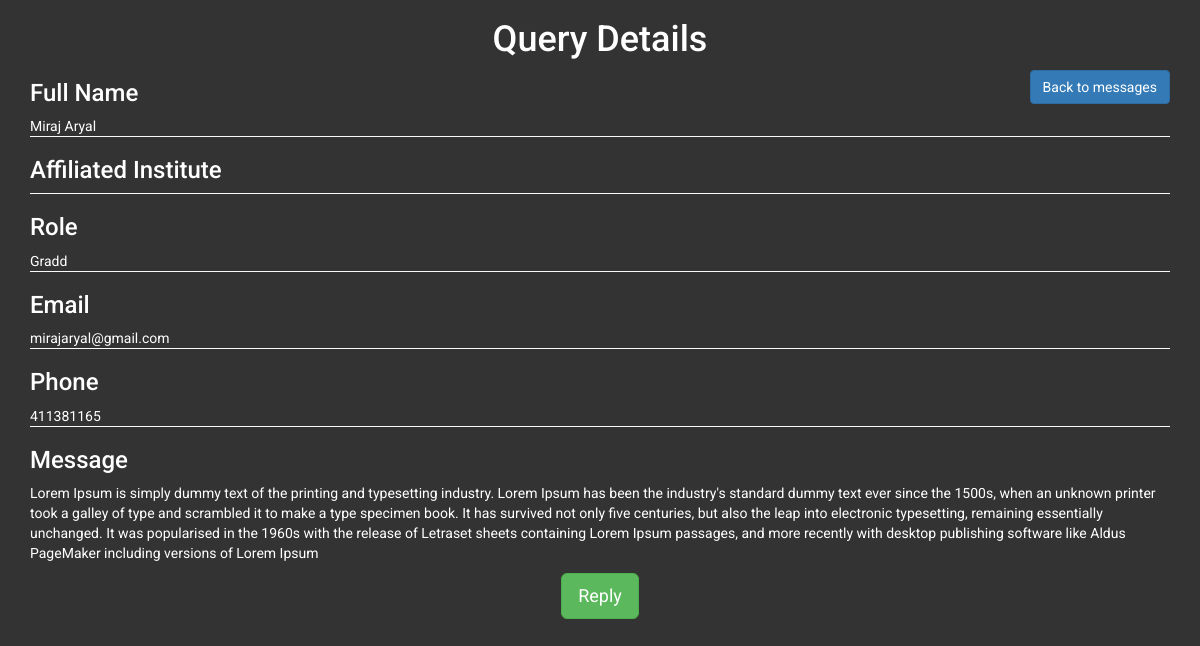
The app's page /details.php?&id=1 with its own data.
### tables this page shows
CREATE TABLE IF NOT EXISTS `contact_q` (
  `fname` text NOT NULL,
  `lname` text NOT NULL,
  `email` varchar(500) NOT NULL,
  `phone` varchar(20) NOT NULL,
  `institute` text NOT NULL,
  `role` text NOT NULL,
  `message` text NOT NULL,
  `active` int(11) DEFAULT NULL,
  `id` int(11) NOT NULL
);

### details.php (the view, shortened to what this page needs)
<?php
require 'functions/connect.php';
?>
<!DOCTYPE html>
<html>
    <head>
        <link rel="stylesheet" type="text/css" href="css/style.css">
        <link rel="stylesheet" href="https://maxcdn.bootstrapcdn.com/bootstrap/3.3.7/css/bootstrap.min.css">
    </head>
    <body>
        <?php
        if (isset($_GET['id'])) {
            $id = $_GET['id'];
            $sql = mysqli_query($conn, "SELECT * FROM contact_q WHERE id=$id");
            while ($result = mysqli_fetch_array($sql)) {
                extract($result);
                ?>
                <div class="container">
                    <center>
                        <h1>Query Details</h1>
                        <a href="messages.php">
                            <button class="btn btn-primary btn-md" style="float:right;">Back to messages</button>
                        </a>
                    </center>
                    <h3>Full Name</h3>
                    <p class="qdetail"><?php echo $fname . ' ' . $lname; ?></p>
                    <h3>Affiliated Institute</h3>
                    <p class="qdetail"><?php echo $institue; ?></p>
                    <h3>Role</h3>
                    <p class="qdetail"><?php echo $role; ?></p>
                    <h3>Email</h3>
                    <p class="qdetail"><?php echo $email ?></p>
                    <h3>Phone</h3>
                    <p class="qdetail"><?php echo $phone; ?></p>
                    <h3>Message</h3>
                    <p><?php echo $message; ?></p>
                    <center><a href="mailto:<?php echo $email; ?>">
                            <button class="btn btn-success btn-lg">Reply</button>
                        </a>
                    </center>
                </div>
                <?php
            }
        }
        ?>
    </body>
</html>

### css/style.css (style rules this page uses)
* { margin: 0; padding: 0; box-sizing: border-box; outline: none; font-family: 'Roboto', sans-serif; }
body { background-color: #333 !important; }
.container { color:white; }
.qdetail { border-bottom: 1px #F9F9F9 solid; }

### records on screen
contact_q: fname "Miraj", lname "Aryal", role "Gradd", email "mirajaryal@gmail.com", phone "411381165", message "Lorem Ipsum is simply dummy text of the printing and typesetting industry. Lorem Ipsum has been the industry's standard dummy text ever since the 1500s, when an unknown printer took a galley of type and scrambled it to make a type specimen book. It has survived not only five centuries, but also the leap into electronic typesetting, remaining essentially unchanged. It was popularised in the 1960s with the release of Letraset sheets containing Lorem Ipsum passages, and more recently with desktop publishing software like Aldus PageMaker including versions of Lorem Ipsum"
